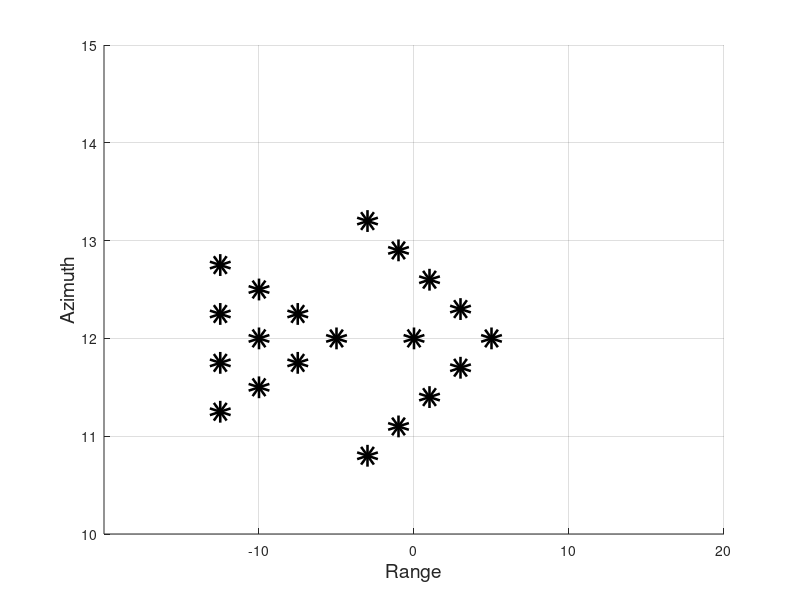

The MATLAB source for this figure:
clear; clc; close all;

%% Define parameters
H = 10000 / 1000; % Height in kilometers
beta = 30 * pi / 180; % Angle in radians
Yc = H * tan(beta) / 1000; % Calculate Yc in kilometers

%% Define coordinates and values
coords = [
    Yc-3, 13.2;
    Yc-1, 12.9;
    Yc+1, 12.6;
    Yc+3, 12.3;
    Yc+3, 11.7;
    Yc+1, 11.4;
    Yc-1, 11.1;
    Yc-3, 10.8;
    Yc-12.5, 12.75;
    Yc-10, 12.5;
    Yc-7.5, 12.25;
    Yc-7.5, 11.75;
    Yc-10, 11.5;
    Yc-12.5, 11.25;
    Yc-12.5, 11.75;
    Yc-12.5, 12.25;
    Yc-10, 12;
    Yc-5, 12;
    Yc, 12;
    Yc+5, 12
];

%% Plot the points
hold on;
for i = 1:size(coords, 1)
    plot(coords(i, 1), coords(i, 2), 'ok', 'LineWidth', 10);
end

%% Set plot limits and labels
xlim([Yc-20, Yc+20]);
ylim([10, 15]);
xlabel('Range', 'FontSize', 14);
ylabel('Azimuth', 'FontSize', 14);
grid on;
box off;
